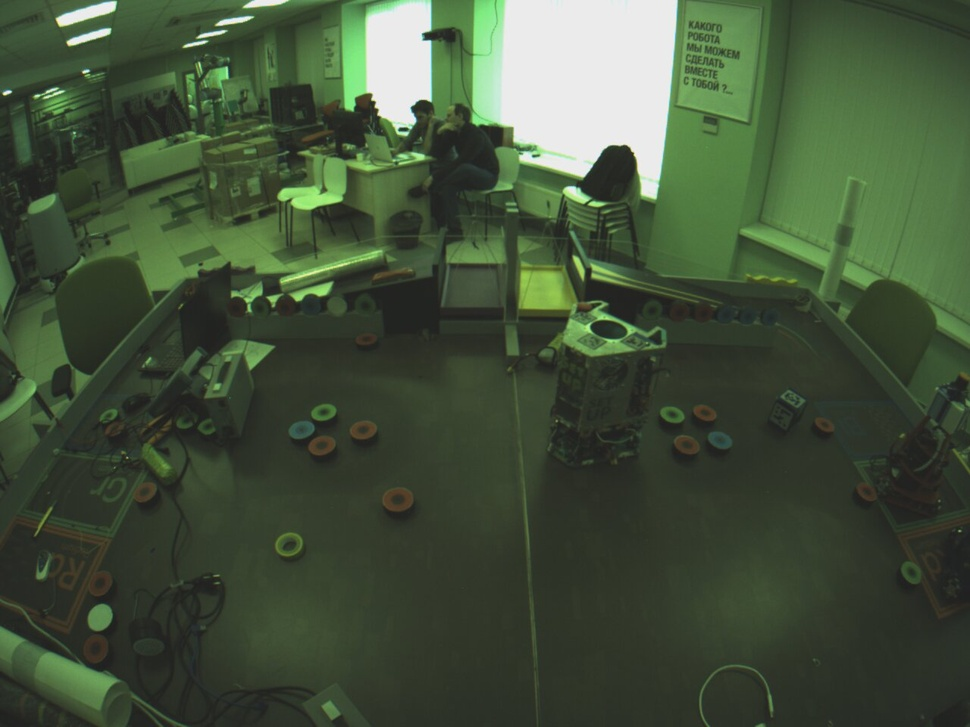
#> input picture distantion/test_images/1.jpg, 970 x 727 px, shrunk from 1280 x 960 before the run
$ python test3.py
#> lines starting #> are read from the running program, lines starting #| are printed output that depends on the picture
import cv2
import numpy as np

img = cv2.imread('test_images/1.jpg')
#> img is the input picture: shape (727, 970, 3); mean B, G, R 58.7, 82, 66.9
gray= cv2.cvtColor(img,cv2.COLOR_BGR2GRAY)
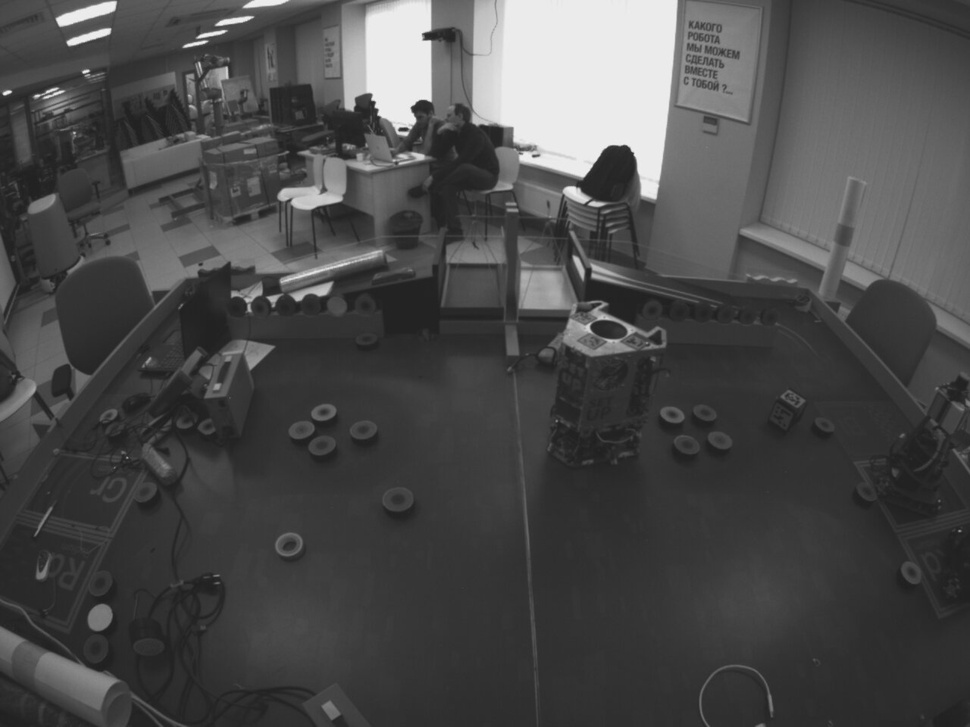
#> gray: shape (727, 970); min 28, max 244, mean 74.8
sift = cv2.xfeatures2d.SIFT_create()
kp = sift.detect(gray,None)
#> kp = 1179 keypoints; strongest (x, y, size): (6, 93, 4), (72, 42, 6.3), (105, 32, 6.5), (64, 20, 9.6)

#img=cv2.drawKeypoints(gray,kp, img)
img=cv2.drawKeypoints(gray,kp,img,flags=cv2.DRAW_MATCHES_FLAGS_DRAW_RICH_KEYPOINTS)
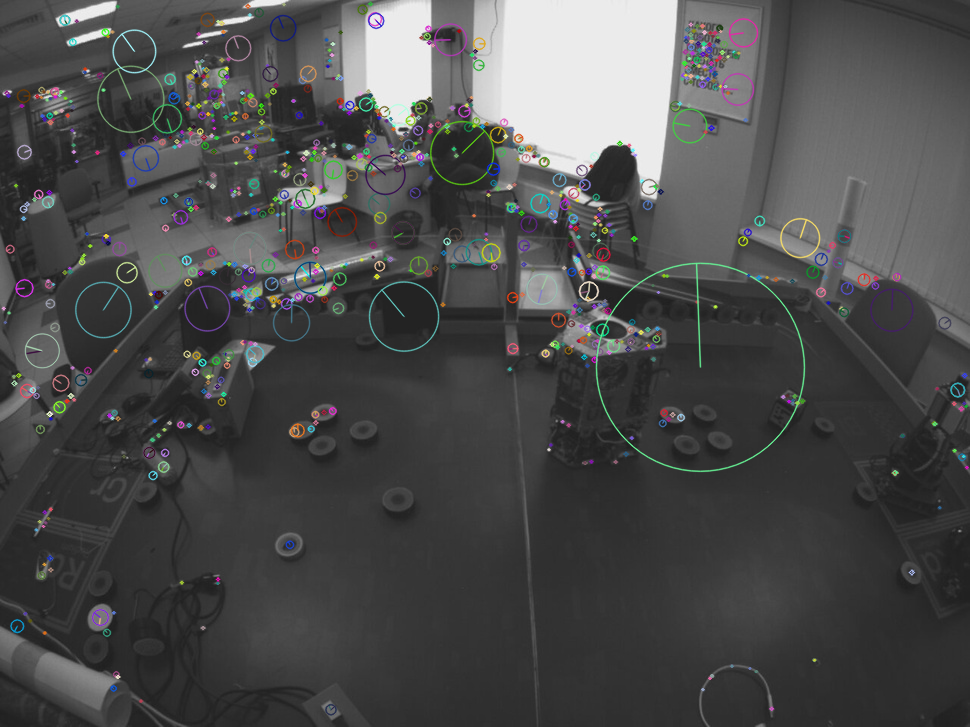
#> img: shape (727, 970, 3); mean B, G, R 76.1, 76.2, 75.8
cv2.imwrite('sift_keypoints.jpg',img)

$ run again, with distantion/test_images/2.jpg copied over distantion/test_images/1.jpg
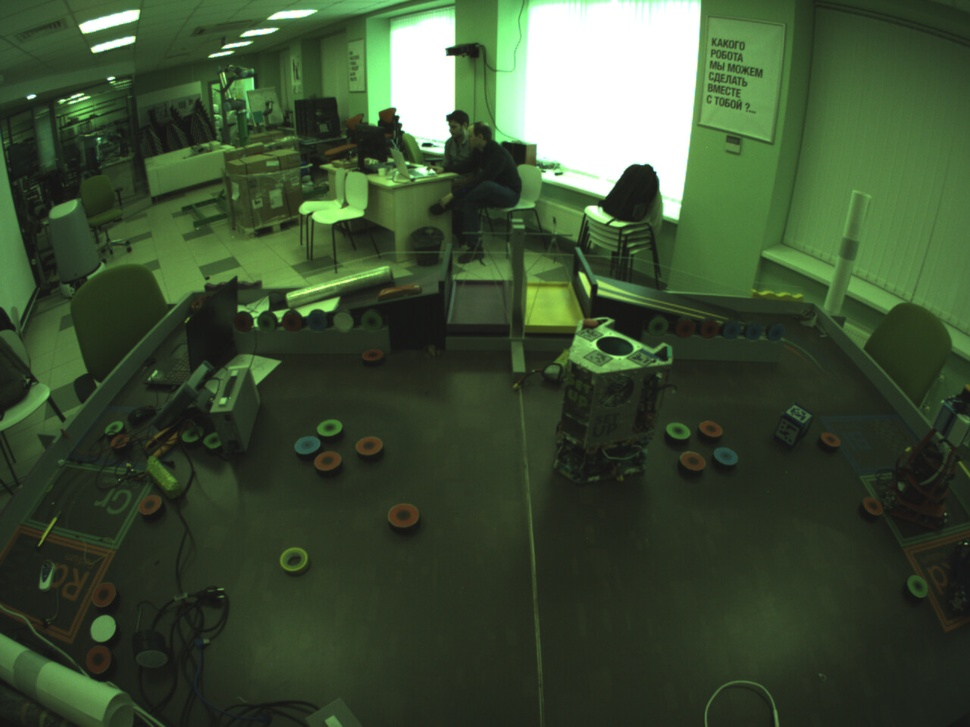
#> input picture distantion/test_images/2.jpg, 970 x 727 px, shrunk from 1280 x 960 before the run
#> img is the input picture: shape (727, 970, 3); mean B, G, R 52.5, 78.9, 61.6
#> `gray= cv2.cvtColor(img,cv2.COLOR_BGR2GRAY)`:
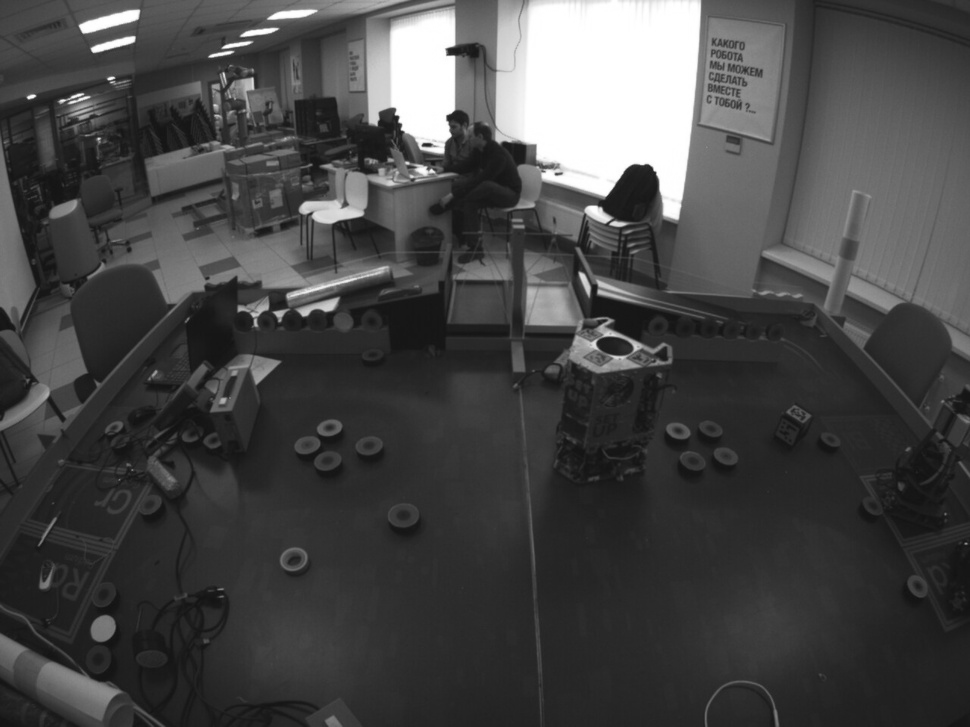
#> gray: shape (727, 970); min 16, max 255, mean 70.7
#> kp = 1418 keypoints; strongest (x, y, size): (31, 97, 4), (450, 51, 5.8), (96, 49, 6.1), (425, 145, 3.3)
#> `img=cv2.drawKeypoints(gray,kp,img,flags=cv2.DRAW_MATCHES_FLAGS_DRAW_RI..`:
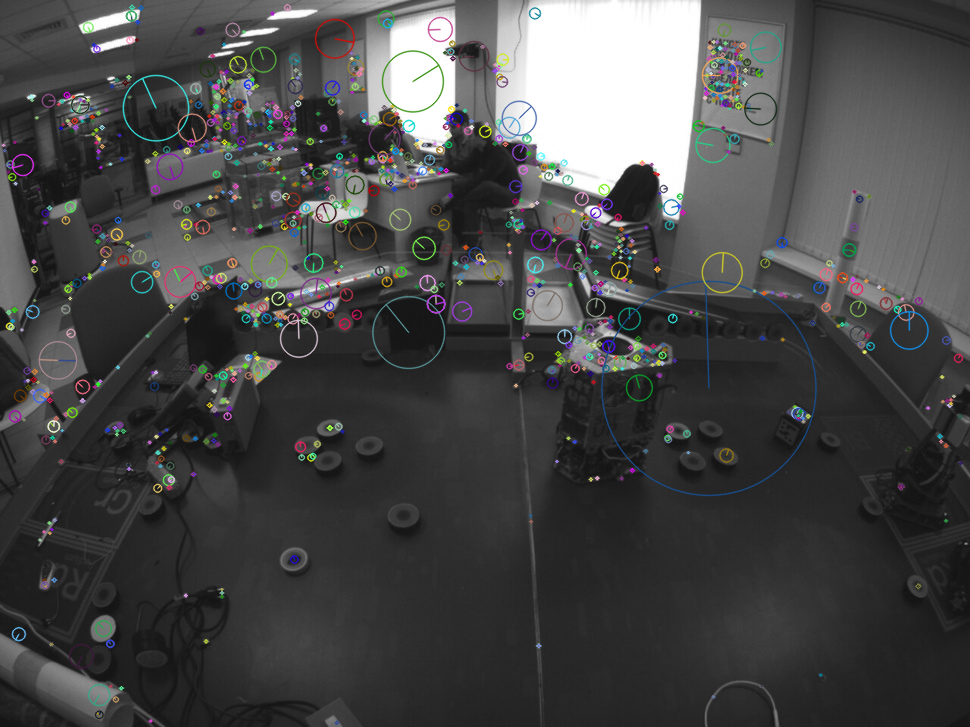
#> img: shape (727, 970, 3); mean B, G, R 72.1, 72.1, 71.9
